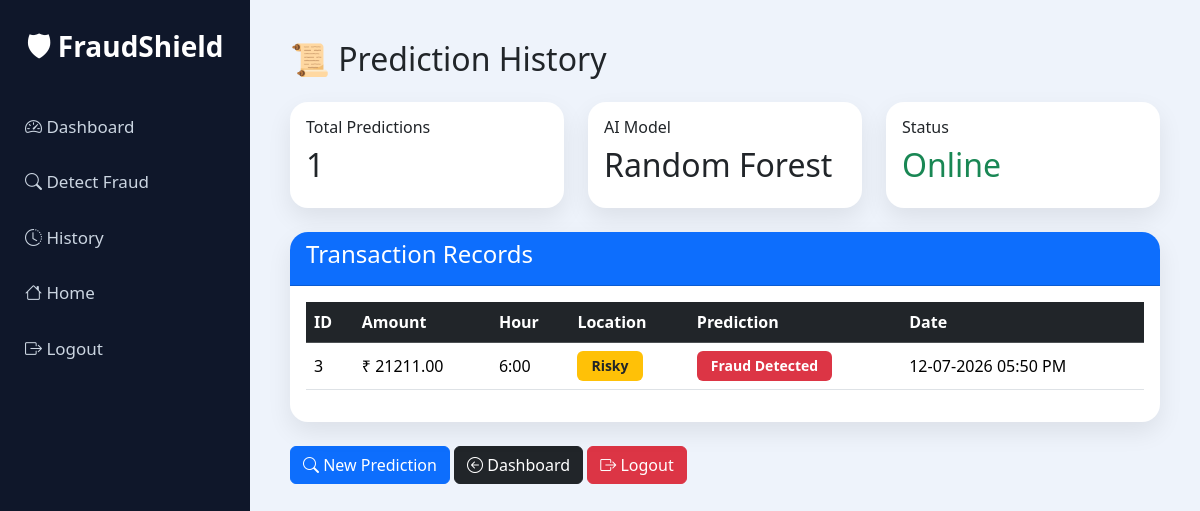
The app's page /history (signed in) with its own data.
### models/transaction.py (models this page shows)
class Transaction(db.Model):
    __tablename__ = "transactions"
    id = db.Column(db.Integer, primary_key=True)
    user_id = db.Column(
        db.Integer,
        db.ForeignKey("users.id"),
        nullable=False
    )
    amount = db.Column(db.Float, nullable=False)
    time = db.Column(db.Integer, nullable=False)
    location_risk = db.Column(db.Integer, nullable=False)
    card_present = db.Column(db.Integer, nullable=False)
    transaction_type = db.Column(db.Integer, nullable=False)
    prediction = db.Column(db.String(50), nullable=False)
    created_at = db.Column(db.DateTime, default=datetime.utcnow)

### routes/history.py (the view)
@history.route("/history")
def view_history():
    if "user_id" not in session:
        return redirect(url_for("auth.login"))
    transactions = Transaction.query.filter_by(
        user_id=session["user_id"]
    ).order_by(
        Transaction.created_at.desc()
    ).all()
    return render_template(
        "history.html",
        transactions=transactions
    )

### templates/history.html (shortened to what this page needs)
<!DOCTYPE html>
<html lang="en">
<head>
<link href="https://cdn.jsdelivr.net/npm/bootstrap@5.3.7/dist/css/bootstrap.min.css" rel="stylesheet">
<link rel="stylesheet"
href="https://cdn.jsdelivr.net/npm/bootstrap-icons@1.11.3/font/bootstrap-icons.css">
</head>
<body>
<div class="sidebar">
<h3>
🛡 FraudShield
</h3>
<a href="/dashboard">
<i class="bi bi-speedometer2"></i>
Dashboard
</a>
<a href="/detect">
<i class="bi bi-search"></i>
Detect Fraud
</a>
<a href="/history">
<i class="bi bi-clock-history"></i>
History
</a>
<a href="/">
<i class="bi bi-house"></i>
Home
</a>
<a href="/logout">
<i class="bi bi-box-arrow-right"></i>
Logout
</a>
</div>
<div class="main">
<h2 class="mb-4">
📜 Prediction History
</h2>
<div class="row mb-4">
<div class="col-md-4">
<div class="card summary-card">
<div class="card-body">
<h6>Total Predictions</h6>
<h2>{{ transactions|length }}</h2>
</div>
</div>
</div>
<div class="col-md-4">
<div class="card summary-card">
<div class="card-body">
<h6>AI Model</h6>
<h2>Random Forest</h2>
</div>
</div>
</div>
<div class="col-md-4">
<div class="card summary-card">
<div class="card-body">
<h6>Status</h6>
<h2 class="text-success">
Online
</h2>
</div>
</div>
</div>
</div>
<div class="card table-card">
<div class="card-header bg-primary text-white">
<h4>
Transaction Records
</h4>
</div>
<div class="card-body">
{% if transactions %}
<div class="table-responsive">
<table class="table table-hover">
<thead class="table-dark">
<tr>
<th>ID</th>
<th>Amount</th>
<th>Hour</th>
<th>Location</th>
<th>Prediction</th>
<th>Date</th>
</tr>
</thead>
<tbody>
{% for t in transactions %}
<tr>
<td>
{{ t.id }}
</td>
<td>
₹ {{ "%.2f"|format(t.amount) }}
</td>
<td>
{{ t.time }}:00
</td>
<td>
{% if t.location_risk==1 %}
<span class="badge bg-warning text-dark">
Risky
</span>
{% else %}
<span class="badge bg-success">
Safe
</span>
{% endif %}
</td>
<td>
{% if t.prediction=="Fraud Detected" %}
<span class="badge bg-danger">
Fraud Detected
</span>
{% else %}
<span class="badge bg-success">
Legitimate
</span>
{% endif %}
</td>
<td>
{{ t.created_at.strftime("%d-%m-%Y %I:%M %p") }}
</td>
</tr>
{% endfor %}
</tbody>
</table>
</div>
{% else %}
<div class="alert alert-info">
No transaction history found.
</div>
{% endif %}
</div>
</div>
<div class="mt-4">
<a href="/detect" class="btn btn-primary">
<i class="bi bi-search"></i>
New Prediction
</a>
<a href="/dashboard" class="btn btn-dark">
<i class="bi bi-arrow-left-circle"></i>
Dashboard
</a>
<a href="/logout" class="btn btn-danger">
<i class="bi bi-box-arrow-right"></i>
Logout
</a>
</div>
</div>
</body>
</html>

### templates/history.html (style rules this page uses)
body { background:#eef3fb; font-family:'Segoe UI',sans-serif; }
.sidebar { position:fixed; left:0; top:0; width:250px; height:100vh; background:#0f172a; padding-top:30px; }
.sidebar h3 { color:white; text-align:center; margin-bottom:35px; font-weight:700; }
.sidebar a { display:block; padding:15px 25px; text-decoration:none; color:#cbd5e1; transition:.3s; font-size:17px; }
.main { margin-left:250px; padding:40px; }
.summary-card { border:none; border-radius:18px; box-shadow:0 10px 25px rgba(0,0,0,.08); }
.table-card { border:none; border-radius:18px; box-shadow:0 10px 25px rgba(0,0,0,.08); overflow:hidden; }
.table td, .table th { vertical-align:middle; }
.badge { padding:8px 14px; font-size:14px; }

### records on screen
Transaction: id "3", amount "21211.00", time "6", location_risk "Risky", prediction "Fraud Detected", created_at "12-07-2026 05:50 PM"

### other values on screen
{{ transactions|length }} "1"
